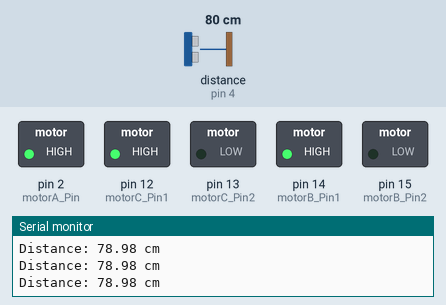
Simulated run of this sketch. Board: Arduino Uno, built with avr-gcc and run on an emulated ATmega328P. Parts: switched loads named in the sketch (green lamp = pin HIGH), the last lines printed to the serial monitor. Wiring (inferred from the names in the program): ultrasonic range finder: trigger pin 16; echo pin 4. Dashed ring = blinking. The test bench sets the inputs (shaded band); at power-on: distance to the obstacle (sensor on pin 4) 80 cm. The echo pulse lasts 58.3 µs per cm; pins used as bus, display or sensor lines are not drawn.

Above: at 1.2 s.
1.3 s: distance to the obstacle (sensor on pin 4) set to 23 cm
2.8 s: distance to the obstacle (sensor on pin 4) set to 18 cm
At 3.3 s:
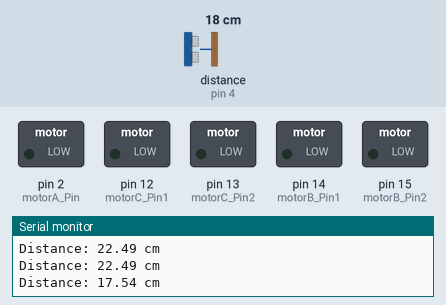
5.8 s: distance to the obstacle (sensor on pin 4) set to 35 cm
At 6.36 s:
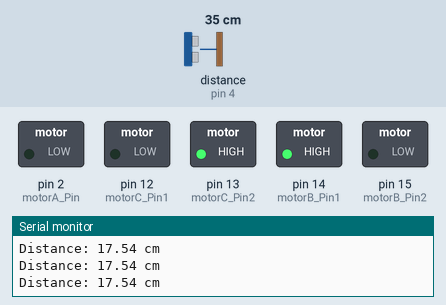
7.9 s: distance to the obstacle (sensor on pin 4) set to 2 cm
At 9.19 s:
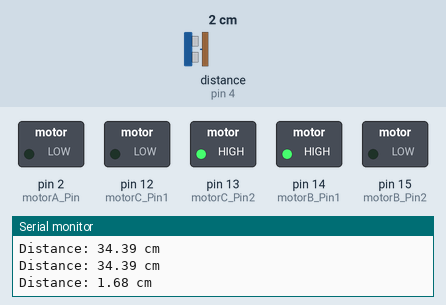
Timing chart, 0 to 11.9 s (numbered marks = the images above; inputs shaded):
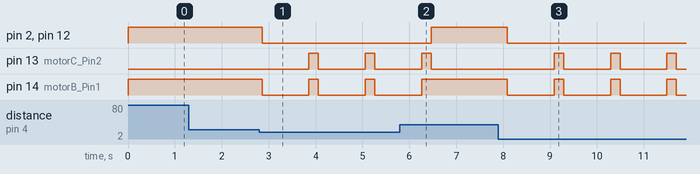

Measured:
- the behaviour switches between 21 and 20 cm on distance to the obstacle (sensor on pin 4) (found by bisection; images 0 and 1)
- after the input at 2.8 s, pin 2 (motorA_Pin), pin 12 (motorC_Pin1): HIGH → LOW after 0.06 s; pin 13 (motorC_Pin2): alternates HIGH for 0.20 s and LOW for 1.0 s, starting after 1.1 s; pin 14 (motorB_Pin1): alternates HIGH for 0.20 s and LOW for 1.0 s, starting after 0.06 s
- after the input at 5.8 s, pin 2 (motorA_Pin), pin 12 (motorC_Pin1): LOW → HIGH after 0.67 s; pin 13 (motorC_Pin2): goes on until 6.5 s, then stays LOW; pin 14 (motorB_Pin1): goes on until 6.3 s, then stays HIGH
- after the input at 7.9 s, pin 2 (motorA_Pin), pin 12 (motorC_Pin1): HIGH → LOW after 0.19 s; pin 13 (motorC_Pin2): alternates HIGH for 0.20 s and LOW for 1.0 s, starting after 1.2 s; pin 14 (motorB_Pin1): alternates HIGH for 0.20 s and LOW for 1.0 s, starting after 0.19 s

The sketch:

Worm_code_basic.ino
```cpp
// Ultrasonic sensor pins
const int trigPin = 16;
const int echoPin = 4;

const int motorA_Pin = 2;

// Motor B control pins (on MX108 #2)
const int motorB_Pin1 = 14;
const int motorB_Pin2 = 15;

// Motor C control pins (also on MX108 #2)
const int motorC_Pin1 = 12;
const int motorC_Pin2 = 13;

// Distance threshold (cm)
const int thresholdDistance = 20;

void setup() {
  Serial.begin(115200);

  // Ultrasonic sensor pins
  pinMode(trigPin, OUTPUT);
  pinMode(echoPin, INPUT);

  // Motor pins
  pinMode(motorA_Pin, OUTPUT);
  pinMode(motorB_Pin1, OUTPUT);
  pinMode(motorB_Pin2, OUTPUT);
  pinMode(motorC_Pin1, OUTPUT);
  pinMode(motorC_Pin2, OUTPUT);

  // Ensure motors are off initially
  digitalWrite(motorA_Pin, LOW);
  digitalWrite(motorB_Pin1, LOW);
  digitalWrite(motorB_Pin2, LOW);
  digitalWrite(motorC_Pin1, LOW);
  digitalWrite(motorC_Pin2, LOW);
}

void loop() {
  long duration;
  float distance;

  // Send pulse
  digitalWrite(trigPin, LOW);
  delayMicroseconds(2);
  digitalWrite(trigPin, HIGH);
  delayMicroseconds(10);
  digitalWrite(trigPin, LOW);

  // Measure echo
  duration = pulseIn(echoPin, HIGH);
  distance = duration * 0.034 / 2;

  // Debugging output
  Serial.print("Distance: ");
  Serial.print(distance);
  Serial.println(" cm");

  if (distance > thresholdDistance) {
    // Obstacle not close: move all motors forward
    digitalWrite(motorA_Pin, HIGH);       // Motor A ON

    digitalWrite(motorB_Pin1, HIGH);      // Motor B forward
    digitalWrite(motorB_Pin2, LOW);

    digitalWrite(motorC_Pin1, HIGH);      // Motor C forward
    digitalWrite(motorC_Pin2, LOW);
  } else {
    // Obstacle too close: stop all motors
    digitalWrite(motorA_Pin, LOW);

    digitalWrite(motorB_Pin1, LOW);
    digitalWrite(motorB_Pin2, LOW);

    digitalWrite(motorC_Pin1, LOW);
    digitalWrite(motorC_Pin2, LOW);

    delay(1000);

    digitalWrite(motorB_Pin1, HIGH);
    digitalWrite(motorB_Pin2, LOW);
    digitalWrite(motorC_Pin1, LOW);
    digitalWrite(motorC_Pin2, HIGH);


    }


  delay(200);
}
```
